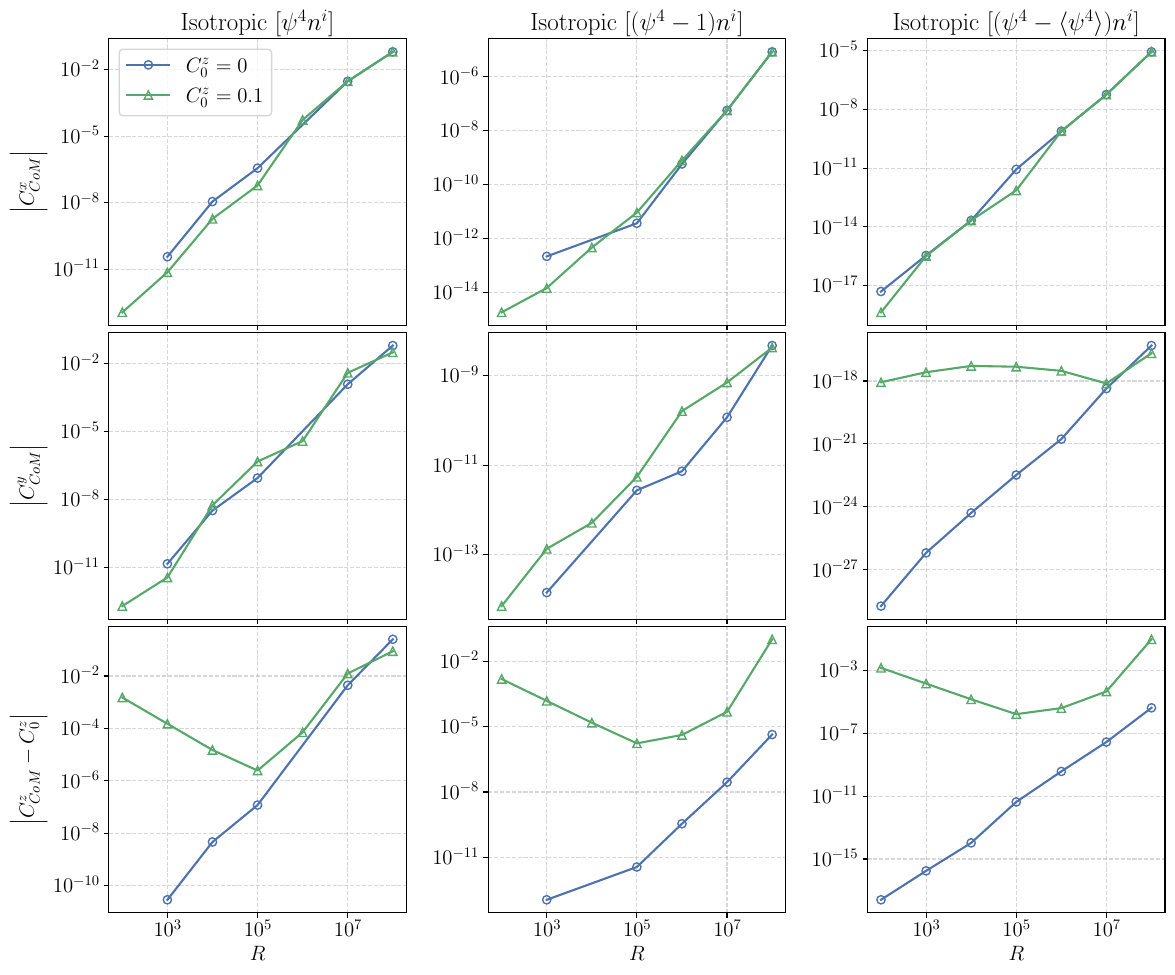

Write the Python code that produced this figure.
# type: ignore
import numpy as np
import matplotlib.pyplot as plt
from cycler import cycler
import h5py

colors = ['#4c72b0', '#55a868', '#c44e52', '#8172b3', '#937860', '#da8bc3', '#8c8c8c', '#ccb974', '#64b5cd']
markers = ['o', '^', 's', 'v', 'D', '<', '>', '*', '+']
plt.rcParams.update({
	'text.usetex' : True,
	'font.family' : 'serif',
	'font.serif' : ['Computer Modern Serif'],
	'font.size': 15,
	'axes.prop_cycle': cycler('color', colors) +
                     cycler('marker', markers) +
										 cycler('markerfacecolor', ['none'] * len(colors))
})

L_fixed = 1
P_fixed = 12

def get_test_residuals(unshifted_dir, shifted_dir):
  residuals = []

  for i, dir in enumerate([unshifted_dir, shifted_dir]):
    print(dir)
    z_shift = [0.0, 0.1][i]

    distances = []
    centers_of_mass_x = []
    centers_of_mass_y = []
    centers_of_mass_z = []

    center_of_mass_entries = np.genfromtxt(f'{dir}/Test_CenterOfMass.output', delimiter=',')

    for row in range(len(center_of_mass_entries)):
      distance, L, P, center_of_mass_x, center_of_mass_y, center_of_mass_z, _ = center_of_mass_entries[row]

      if L != L_fixed or P != P_fixed:
        continue
      
      if center_of_mass_x == 0.0 or center_of_mass_y == 0.0 or center_of_mass_z - z_shift == 0.0:
        print(f'\tSkipped {distance} due to 0.0 value')
        continue

      distances.append(distance)
      centers_of_mass_x.append(np.abs(center_of_mass_x))
      centers_of_mass_y.append(np.abs(center_of_mass_y))
      centers_of_mass_z.append(np.abs(center_of_mass_z - z_shift))
      # centers_of_mass_z.append(center_of_mass_z)
    
    # centers_of_mass_z = np.array(centers_of_mass_z)
    # centers_of_mass_z -= centers_of_mass_z[-1]
    # centers_of_mass_z = np.abs(centers_of_mass_z[:-1])
    
    residuals.append({
      'distances': distances,
      'centers_of_mass_x': centers_of_mass_x,
      'centers_of_mass_y': centers_of_mass_y,
      'centers_of_mass_z': centers_of_mass_z,
    })

  return residuals

fig, axes = plt.subplots(3, 3, squeeze=True)
axes = np.transpose(axes)
col = 0

def plot(title, residuals):
  global col
  ax1, ax2, ax3 = axes[col]
  col += 1

  ax1.set_title(title)

  for i, label in enumerate([r'$C_0^z=0$', r'$C_0^z=0.1$']):
    distances = residuals[i]['distances']
    ax1.plot(distances, residuals[i]['centers_of_mass_x'], label=label, color=colors[i], marker=markers[i])
    ax2.plot(distances, residuals[i]['centers_of_mass_y'], label=label, color=colors[i], marker=markers[i])
    ax3.plot(distances, residuals[i]['centers_of_mass_z'], label=label, color=colors[i], marker=markers[i])

plot(
  r'Isotropic [$\psi^4 n^i$]',
  get_test_residuals('../adm_integrals/data/isotropic/surface', '../adm_integrals/data/isotropic_shifted/surface')
)
plot(
  r'Isotropic [$(\psi^4 - 1) n^i$]',
  get_test_residuals('../adm_integrals/data/isotropic/surface-new', '../adm_integrals/data/isotropic_shifted/surface-new')
)
plot(
  r'Isotropic [$(\psi^4 - \langle \psi^4 \rangle) n^i$]',
  get_test_residuals('../adm_integrals/data/isotropic/surface-avg', '../adm_integrals/data/isotropic_shifted/surface-avg')
)

for ax in axes.flatten():
  ax.set_xscale('log')
  ax.set_yscale('log')
  ax.grid('on', linestyle='--', alpha=0.5)

# Remove x tick labels
for ax in axes[:,:-1].flatten():
  ax.set_xticklabels([])

# Add x axis labels
for bottom_ax in np.transpose(axes)[-1]:
  bottom_ax.set_xlabel(r'$R$')

# Add y axis labels
axes[0,0].set_ylabel(r'$\Bigg| C_{CoM}^x \Bigg|$')
axes[0,1].set_ylabel(r'$\Bigg| C_{CoM}^y \Bigg|$')
axes[0,2].set_ylabel(r'$\Bigg| C_{CoM}^z - C_0^z \Bigg|$')

# Add legend to one axis
axes[0, 0].legend()

fig.set_size_inches(12,10)
plt.tight_layout()
plt.subplots_adjust(wspace=0.275, hspace=0.025)

fig.savefig(f'distance_convergence_CoM_round_off_with_avg.pdf', format='pdf', bbox_inches='tight')

plt.show()
